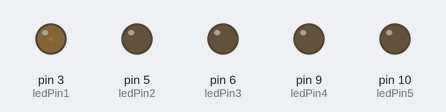
The sketch below on a simulated Arduino Uno, built with avr-gcc and run on an emulated ATmega328P. Parts: output pins drawn as LEDs (lit = HIGH).

Above: at 0.05 s.
At 1.95 s:
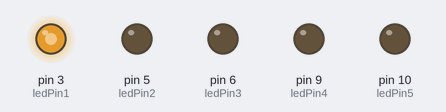
At 3.85 s:
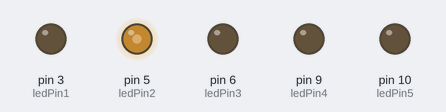
At 7.65 s:
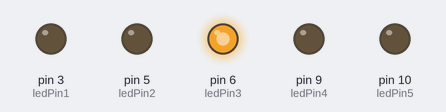
At 11.45 s:
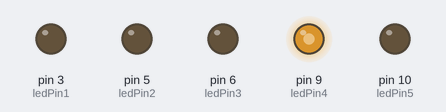
At 15.25 s:
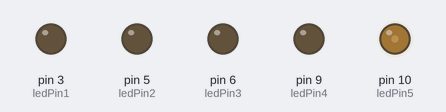
Timing chart, 0 to 20.3 s (numbered marks = the images above):
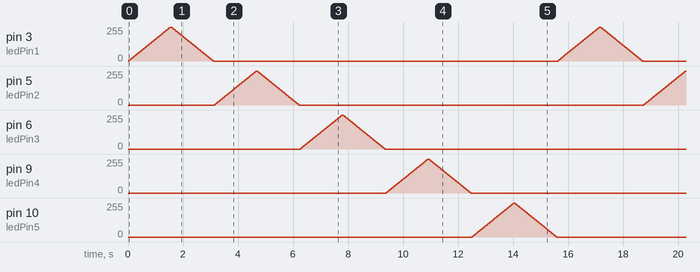

The sketch:

exp4.ino
```cpp
/*
Experiment No.	:	04
Statement		:	Fade and brighten 5 LEDs alternatively.
Date of Exp.	:	xx/xx/xxxx
Author		:	Harshita Soni (A-01)
*/


int ledPin1 = 3;
int ledPin2 = 5;
int ledPin3 = 6;
int ledPin4 = 9;
int ledPin5 = 10;

void setup() {

  pinMode(ledPin1, OUTPUT);
  pinMode(ledPin2, OUTPUT);
  pinMode(ledPin3, OUTPUT);
  pinMode(ledPin4, OUTPUT);
  pinMode(ledPin5, OUTPUT);

  Serial.begin(9600);
}

void loop() {

  for (int fadeValue = 0 ; fadeValue <= 255; fadeValue = fadeValue+5) {
    analogWrite(ledPin1, fadeValue); // Brighten LED1
    delay(30);
  }
 for (int fadeValue = 255 ; fadeValue >= 0; fadeValue = fadeValue-5) {
    analogWrite(ledPin1, fadeValue); // Fade LED1
    delay(30);
  }


  for (int fadeValue = 0 ; fadeValue <= 255; fadeValue = fadeValue+5) {
    analogWrite(ledPin2, fadeValue); // Brighten LED2
    delay(30);
  }
  for (int fadeValue = 255 ; fadeValue >= 0; fadeValue = fadeValue-5) {
    analogWrite(ledPin2, fadeValue); // Fade LED2
    delay(30);
  }

  for (int fadeValue = 0 ; fadeValue <= 255; fadeValue = fadeValue+5) {
    analogWrite(ledPin3, fadeValue); // Brighten LED3
    delay(30);
  }
  for (int fadeValue = 255 ; fadeValue >= 0; fadeValue = fadeValue-5) {
    analogWrite(ledPin3, fadeValue); // Fade LED3
    delay(30);
  }

  for (int fadeValue = 0 ; fadeValue <= 255; fadeValue = fadeValue+5) {
    analogWrite(ledPin4, fadeValue); // Brighten LED4
    delay(30);
  }
  for (int fadeValue = 255 ; fadeValue >= 0; fadeValue = fadeValue-5) {
    analogWrite(ledPin4, fadeValue); // Fade LED4
    delay(30);
  }

  for (int fadeValue = 0 ; fadeValue <= 255; fadeValue = fadeValue+5) {
    analogWrite(ledPin5, fadeValue); // Brighten LED5
    delay(30);
  }
  for (int fadeValue = 255 ; fadeValue >= 0; fadeValue = fadeValue-5) {
    analogWrite(ledPin5, fadeValue); // Fade LED5
    delay(30);
  }

}
```
